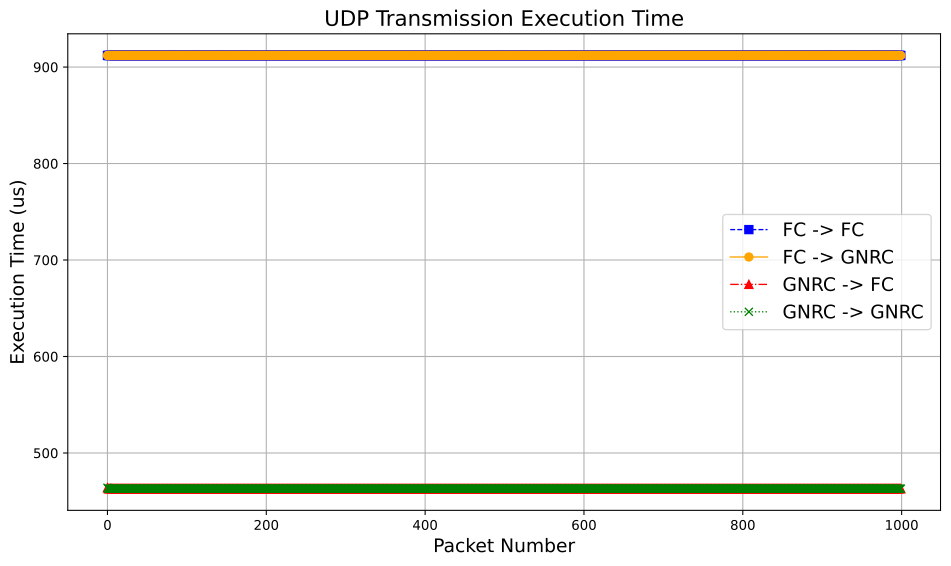

The script that saved this image:
import pandas as pd
import matplotlib.pyplot as plt

# Function to extract execution times from a text file
def extract_times(file_path):
    times = []
    with open(file_path, 'r') as file:
        lines = file.readlines()
        for line in lines:
            # Extract the time from the line
            time = int(line.split(' ')[-2])
            times.append(time)
    return times

# Define the file paths
file_paths = [
    'tx_filtered_FCgnrc_time.txt',
    'tx_filtered_fc_time.txt',
    'tx_filtered_GNRCfc_time.txt',
    'tx_filtered_gnrc_time.txt'
]

# Extract the times from each file
FCgnrc_times = extract_times(file_paths[0])
fc_times = extract_times(file_paths[1])
GNRCfc_times = extract_times(file_paths[2])
gnrc_times = extract_times(file_paths[3])

# Create a DataFrame for better handling
df = pd.DataFrame({
    'FCgnrc': FCgnrc_times,
    'fc': fc_times,
    'GNRCfc': GNRCfc_times,
    'gnrc': gnrc_times
})

linewidth = 1.0
# Plot the execution times
plt.figure(figsize=(10, 6))
plt.plot(df['fc'], label='FC -> FC', linestyle='--', marker='s',linewidth=linewidth, color= 'blue')
plt.plot(df['FCgnrc'], label='FC -> GNRC', linestyle='-', marker='o', linewidth=linewidth, color= 'orange')
plt.plot(df['GNRCfc'], label='GNRC -> FC', linestyle='-.', marker='^',linewidth=linewidth, color= 'red')
plt.plot(df['gnrc'], label='GNRC -> GNRC', linestyle=':', marker='x',linewidth=linewidth, color= 'green')


plt.xlabel('Packet Number', fontsize=14)
plt.ylabel('Execution Time (us)', fontsize=14)
plt.title('UDP Transmission Execution Time', fontsize=16)
plt.legend(fontsize=14)
plt.grid(True)

plt.tight_layout()
plt.savefig('tx_packets.pdf', format='pdf', dpi=2000, bbox_inches='tight')
plt.savefig('tx_packets.png', format='png', dpi=2000, bbox_inches='tight')
plt.savefig('tx_packets.svg', format='svg', dpi=2000, bbox_inches='tight')

plt.show()
